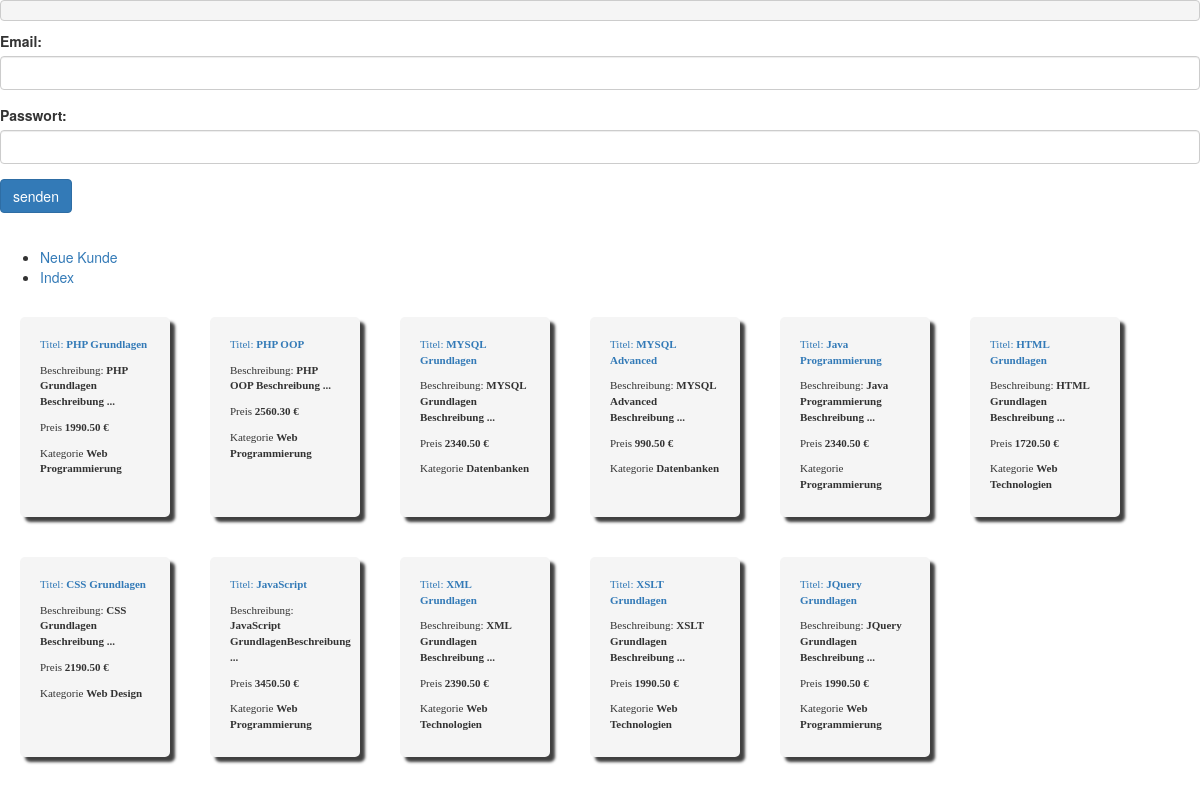
The page / on the database its author committed.
### tables this page shows
CREATE TABLE IF NOT EXISTS seminare (
	id INT(6) AUTO_INCREMENT PRIMARY KEY,
	titel VARCHAR(80) UNIQUE NOT NULL,
	beschreibung TEXT NOT NULL,
	preis DECIMAL(6,2),
	kategorie_id INT(2)
	);

CREATE TABLE  kategorien (
	id INT(2) AUTO_INCREMENT PRIMARY KEY,
	kategorie VARCHAR(20) UNIQUE NOT NULL
);

### inc/funktionen.inc.php (called while the page is built, shortened)
<?php
    function ist_eingeloggt()
    {
        if (isset($_SESSION['eingeloggt'])) {
            return true;
        } else {
            return false;
        }
    }
?>

### models/Seminare.php (called while the page is built, shortened)
<?php
class Seminare{
	private $id;
	private $titel;
	private $beschreibung;
	private $preis;
  public function setDaten(array $daten)
  {
    if ($daten) {
      foreach ($daten as $k => $v) {
        $setterName = 'set' . ucfirst($k);
      }
    }
  }
   public function getId()
  {
    return $this->id;
  }
 public function setId($id)
	{
		$this->id = $id;
	}
  public function getTitel()
  {
    return $this->titel;
  }
  public function setTitel($titel)
  {
    $this->titel = $titel;
  }
  public function getBeschreibung()
  {
    return $this->beschreibung;
  }
  public function setBeschreibung($beschreibung)
  {
    $this->beschreibung = $beschreibung;
  }
  public function getPreis()
  {
    return $this->preis;
  }
  public function setPreis($preis)
  {
    $this->preis = $preis;
  }
				public function getKategorie()
                  {
                    return $this->kategorie;
                  }
                 public function setKategorie($kategorie)
                  {
                    $this->kategorie = $kategorie;
                  }
}
class SeminareMapper
{
			function fetchall_seminare($db)
			{
					$stmt = $db->query('SELECT seminare.id, titel, beschreibung, preis, kategorien.kategorie FROM seminare
                    join kategorien on seminare.kategorie_id=kategorien.id');
					$db_seminare = $stmt->fetchAll();
					foreach($db_seminare AS $b){
						$seminar[] = new Seminare($b);
					}
				return $seminar;
			}
}
?>

### views/_buch.tpl.php (the view, shortened to what this page needs)
<div class="book">
<p class="titel"><a href="index.php?action=zeige_buch&id=<?php echo $seminar->getId(); ?>">Titel: <b><?php echo $seminar->getTitel(); ?></b></a></p>
<p>Beschreibung: <b><?php echo $seminar->getBeschreibung(); ?></b></a></p>
<p>Preis <b><?php echo $seminar->getPreis(); ?> €</b></p>
<p>Kategorie <b><?php echo $seminar->getKategorie(); ?></b></p>
</div>

### models/Person.php (shortened to what this page needs)
<pre>
</pre>

### index.php (shortened to what this page needs)
<?php
require_once 'models/Seminare.php';
require_once 'models/Person.php';
require_once 'inc/database.inc.php';
require_once 'inc/funktionen.inc.php';
if (ist_eingeloggt()){
	require_once 'views/_hauptmenu.tpl.php';
}else {
	require_once 'views/_nav.tpl.php';
}
if(isset($_GET['action'])){ $action = $_GET['action']; }else{ $action = null; }
switch($action){
	default:
				$mapper = new SeminareMapper;
				$seminare = $mapper->fetchall_seminare($db);
				require_once 'views/zeige_buecher.tpl.php';
				break;
}
?>

### views/_head.tpl.php (shortened to what this page needs)
<!DOCTYPE html>
<html lang="en">
<head>
<link rel="stylesheet" href="https://maxcdn.bootstrapcdn.com/bootstrap/3.3.7/css/bootstrap.min.css">
<link rel="stylesheet" href="css/style1.css" type="text/css">

### views/_nav.tpl.php (shortened to what this page needs)
<?php require_once 'views/_head.tpl.php'; ?>
<form method="GET" action="">
<div class="form-group">
<label for="Email">Email:</label>
<input type="text" name="email" class="form-control">
</div>
<div class="form-group">
<label for="Passwort">Passwort:</label>
<input type="text" name="passwort" class="form-control">
</div>
<input type="submit" value="senden" name="login" class="btn btn-primary"><br><br>
</form>
<nav>
    <ul>
        <li><a href="index.php?action=neuer_benutzer">Neue Kunde</a><br></li>
        <li><a href="index.php">Index</a></li>
    </ul>
</nav>

### views/zeige_buecher.tpl.php (shortened to what this page needs)
<!DOCTYPE html>
<html>
<head>
<link rel="stylesheet" type="text/css" href="css/style.css">
</head>
<body>
<?php
foreach($seminare as $seminar){
require '_buch.tpl.php';
}
?>
</body>
</html>

### css/style1.css (style rules this page uses)
.titel { color:orange; }
.book { -webkit-box-shadow: 5px 5px 3px 0px rgba(0,0,0,0.75); -moz-box-shadow: 5px 5px 3px 0px rgba(0,0,0,0.75); box-shadow: 5px 5px 3px 0px rgba(0,0,0,0.75); border-radius:5px; width:150px; height:200px; float:left; padding:20px; margin:20px; background:whitesmoke; vertical-align:middle; font-family:Verdana; font-size:11px; }

### css/style.css (style rules this page uses)
.titel { color:orange; }
.book { -webkit-box-shadow: 5px 5px 3px 0px rgba(0,0,0,0.75); -moz-box-shadow: 5px 5px 3px 0px rgba(0,0,0,0.75); box-shadow: 5px 5px 3px 0px rgba(0,0,0,0.75); border-radius:5px; width:150px; height:200px; float:left; padding:20px; margin:20px; background:whitesmoke; vertical-align:middle; font-family:Verdana; font-size:11px; }

### rows shown on the page
seminare: titel "PHP Grundlagen", beschreibung "PHP Grundlagen Beschreibung ...", preis "1990.50", kategorien.kategorie "Web Programmierung"
seminare: titel "PHP OOP", beschreibung "PHP OOP Beschreibung ...", preis "2560.30", kategorien.kategorie "Web Programmierung"
seminare: titel "MYSQL Grundlagen", beschreibung "MYSQL Grundlagen Beschreibung ...", preis "2340.50", kategorien.kategorie "Datenbanken"
seminare: titel "MYSQL Advanced", beschreibung "MYSQL Advanced Beschreibung ...", preis "990.50", kategorien.kategorie "Datenbanken"
seminare: titel "Java Programmierung", beschreibung "Java Programmierung Beschreibung ...", preis "2340.50", kategorien.kategorie "Programmierung"
seminare: titel "HTML Grundlagen", beschreibung "HTML Grundlagen Beschreibung ...", preis "1720.50", kategorien.kategorie "Web Technologien"
seminare: titel "CSS Grundlagen", beschreibung "CSS Grundlagen Beschreibung ...", preis "2190.50", kategorien.kategorie "Web Design"
seminare: titel "JavaScript", beschreibung "JavaScript GrundlagenBeschreibung ...", preis "3450.50", kategorien.kategorie "Web Programmierung"
seminare: titel "XML Grundlagen", beschreibung "XML Grundlagen Beschreibung ...", preis "2390.50", kategorien.kategorie "Web Technologien"
seminare: titel "XSLT Grundlagen", beschreibung "XSLT Grundlagen Beschreibung ...", preis "1990.50", kategorien.kategorie "Web Technologien"
seminare: titel "JQuery Grundlagen", beschreibung "JQuery Grundlagen Beschreibung ...", preis "1990.50", kategorien.kategorie "Web Programmierung"
